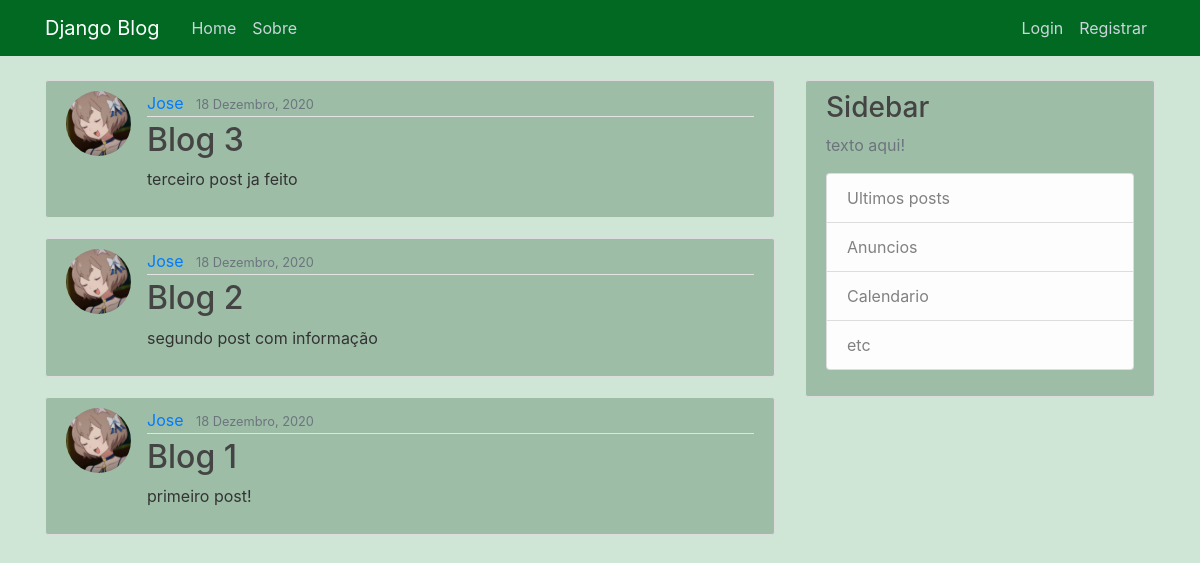
The app's page /, older data.
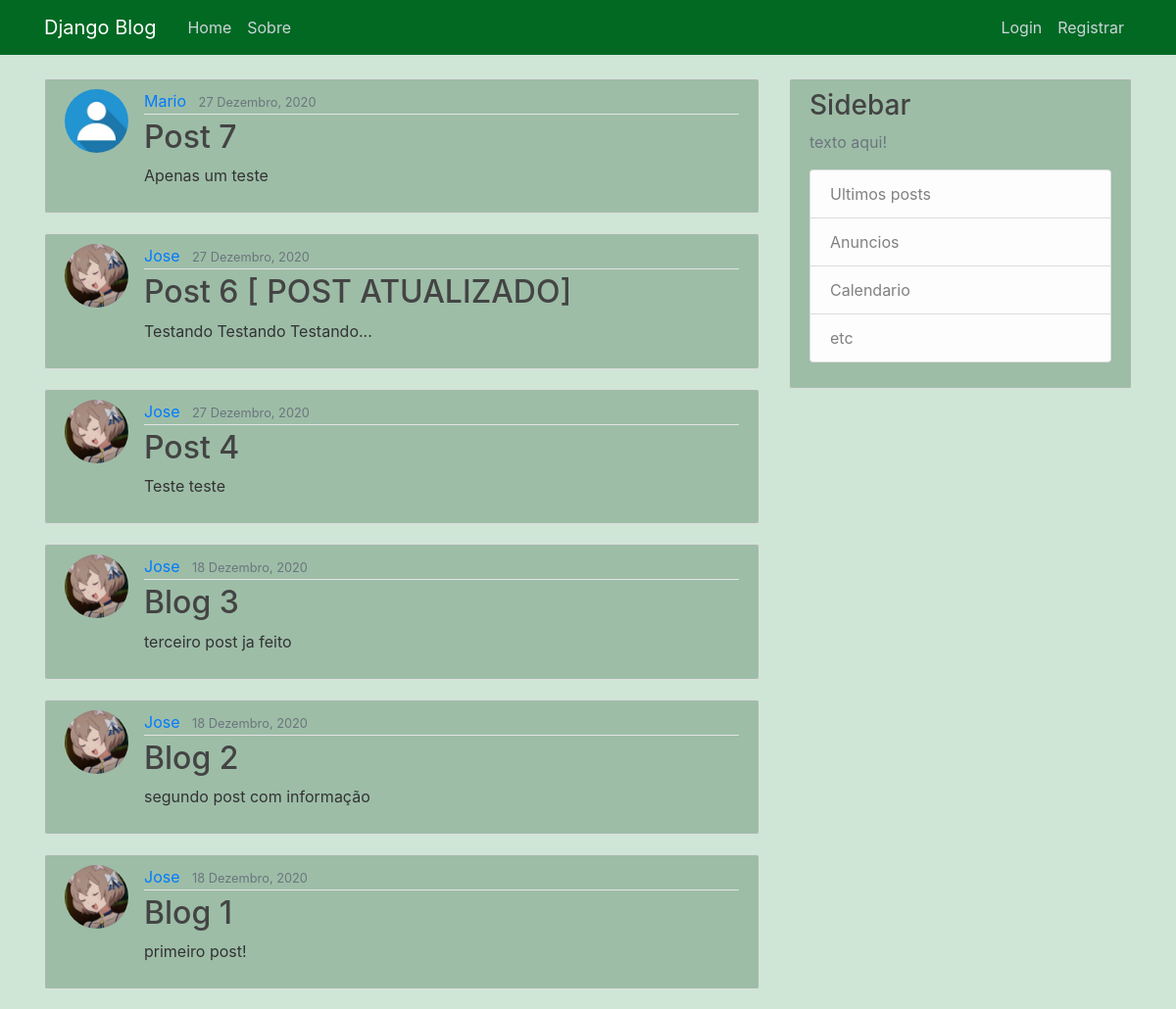
The same page, newer data.
### blog/models.py (models this page shows, shortened)
class Post(models.Model):
    title = models.CharField(max_length=100)
    content = models.TextField()
    date_posted = models.DateTimeField(default=timezone.now)
    author = models.ForeignKey(User,on_delete=models.CASCADE)

### users/models.py (models this page shows, shortened)
class Profile(models.Model):
    user = models.OneToOneField(User,on_delete=models.CASCADE)
    image = models.ImageField(default='default.jpg', upload_to='profile_pics')

### blog/views.py (the view)
# urls.py: path('',PostListView.as_view(),name='blog-home'),
class PostListView(ListView):
    model = Post
    template_name = 'blog/home.html'
    context_object_name = 'posts'
    ordering = ['-date_posted']

### blog/templates/blog/home.html
{% extends "blog/base.html" %}
{% block content %}
  {% for post in posts %}
  <article style="background:#9dbda7;" class="media content-section">
    <img src="{{ post.author.profile.image.url }}" class="rounded-circle article-img">
    <div class="media-body">
      <div class="article-metadata">
        <a class="mr-2" href="#">{{ post.author }}</a>
        <small class="text-muted">{{ post.date_posted|date:"d F, Y" }}</small>
      </div>
      <h2><a class="article-title" href="#">{{ post.title }}</a></h2>
      <p class="article-content">{{ post.content }}</p>
    </div>
  </article>
  {% endfor %}
{% endblock content %}

### blog/templates/blog/base.html (shortened to what this page needs)
<!DOCTYPE html>
{% load static %}
<html lang="en" dir="ltr">
  <head>
    <link rel="stylesheet" href="https://maxcdn.bootstrapcdn.com/bootstrap/4.0.0/css/bootstrap.min.css">
    <link rel="stylesheet" href="{% static 'blog/css/main.css' %}">
  </head>
  <body style="background:#cfe6d6;">
    <header class="site-header">
      <nav style="background:#026923;" class="navbar navbar-expand-md navbar-dark bg-steel fixed-top">
        <div class="container">
          <a class="navbar-brand mr-4" href="{% url 'blog-home' %}">Django Blog</a>
          <div class="collapse navbar-collapse" id="navbarToggle">
            <div class="navbar-nav mr-auto">
              <a class="nav-item nav-link" href="{% url 'blog-home' %}">Home</a>
              {% if user.is_authenticated %}
                <a class="nav-item nav-link" href="{% url 'perfil' %}">Perfil</a>
                <a class="nav-item nav-link" href="{% url 'post-create' %}">+ Post</a>
              {% else %}
                <a class="nav-item nav-link" href="{% url 'blog-about'%}">Sobre</a>
              {% endif %}
            </div>
            <div class="navbar-nav">
              {% if user.is_authenticated %}
                <a class="nav-item nav-link" href="{% url 'logout' %}">Logout</a>
              {% else %}
                <a class="nav-item nav-link" href="{% url 'login' %}">Login</a>
                <a class="nav-item nav-link" href="{% url 'register' %}">Registrar</a>
              {% endif %}
            </div>
          </div>
        </div>
      </nav>
    </header>
    <main role="main" class="container">
      <div class="row">
        <div class="col-md-8">
          {% block content %}{% endblock %}
        </div>
        <div class="col-md-4">
          <div style="background:#9dbda7;" class="content-section">
            <h3>Sidebar</h3>
            <p class='text-muted'>texto aqui!
              <ul class="list-group">
                <li class="list-group-item list-group-item-light">Ultimos posts</li>
                <li class="list-group-item list-group-item-light">Anuncios</li>
                <li class="list-group-item list-group-item-light">Calendario</li>
                <li class="list-group-item list-group-item-light">etc</li>
              </ul>
            </p>
          </div>
        </div>
      </div>
    </main>
  </body>
</html>

### blog/static/blog/css/main.css (style rules this page uses)
body { background: black; color: #333333; margin-top: 5rem; }
h1, h2, h3, h4, h5, h6 { color: #444444; }
ul { margin: 0; }
.navbar { background-color: #484848; }
.navbar .navbar-nav .nav-link { color: #fff; }
.bg-steel { background-color: #5f788a; }
.site-header .navbar-nav .nav-link { color: #cbd5db; }
.content-section { background: #ffffff; padding: 10px 20px; border: 1px solid #dddddd; border-radius: 3px; margin-bottom: 20px; }
.article-title { color: #444444; }
.article-content { white-space: pre-line; }
.article-img { height: 65px; width: 65px; margin-right: 16px; }
.article-metadata { padding-bottom: 1px; margin-bottom: 4px; border-bottom: 1px solid #e3e3e3 }

Row changes from the older to the newer data that the page shows:
added Post: author.profile.image (placeholder picture), author "Mario", date_posted "27 Dezembro, 2020", title "Post 7", content "Apenas um teste"
added Post: author.profile.image (picture), author "Jose", date_posted "27 Dezembro, 2020", title "Post 6 [ POST ATUALIZADO]", content "Testando Testando Testando..."
added Post: author.profile.image (picture), author "Jose", date_posted "27 Dezembro, 2020", title "Post 4", content "Teste teste"
